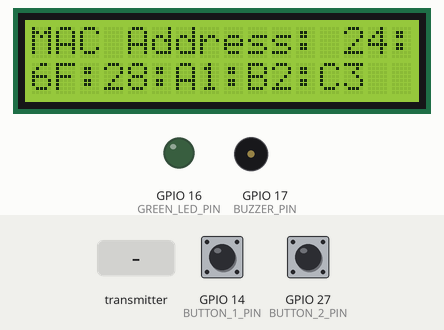
This program was run on a simulated ESP32. On the bench: 16×2 character LCD, output pins drawn as LEDs (lit = HIGH), buzzer (waves = sounding, pin HIGH). The inputs (shaded band) are chosen by the test bench; at power-on: GPIO 14 (BUTTON_1_PIN) HIGH, GPIO 27 (BUTTON_2_PIN) HIGH.

Above: at 0.8 s.
0.9 s: the transmitter starts sending morseCode.0 = 0
At 2.2 s:
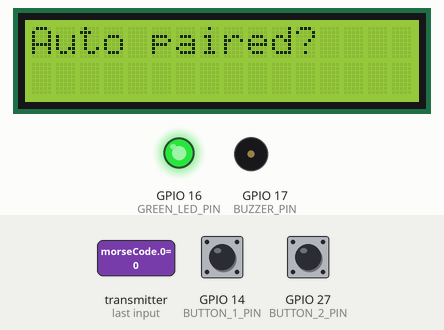
3.9 s: the transmitter starts sending isSpace = 1
At 4.8 s:
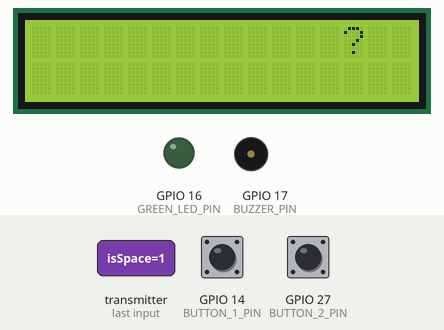
6.9 s: the transmitter starts sending isSpace = 0
At 7.2 s:
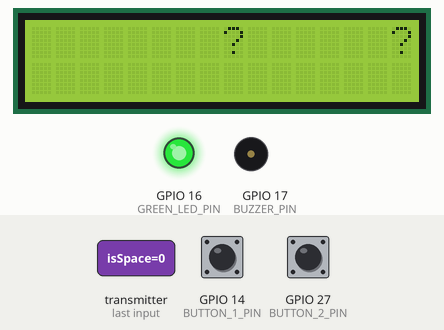
9.9 s: GPIO 14 (BUTTON_1_PIN) pulled LOW for 0.15 s
At 10.3 s:
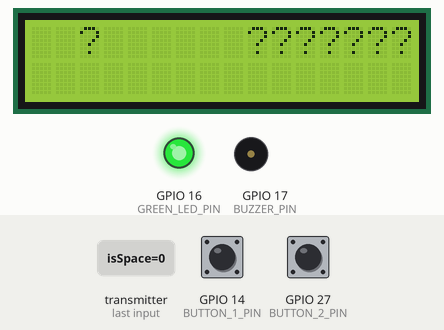
12.4 s: GPIO 14 (BUTTON_1_PIN) pulled LOW for 1 s
At 12.68 s:
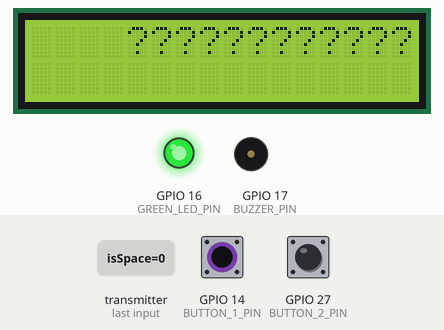
14.9 s: GPIO 14 (BUTTON_1_PIN) pulled LOW for 0.15 s
At 15.3 s:
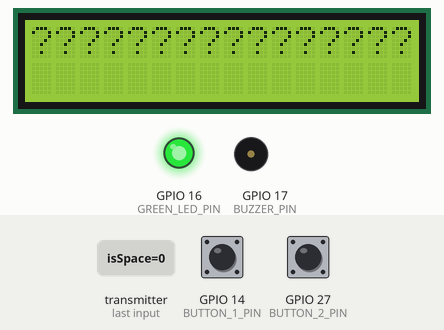
Timing chart, 0 to 17.9 s (numbered marks = the images above; inputs shaded):
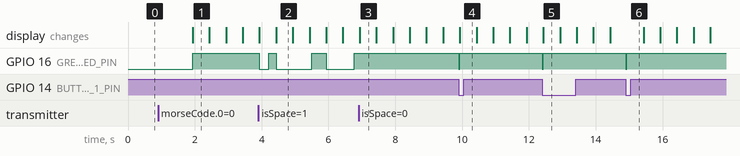

Measured:
- after the input at 0.9 s, GPIO 16 (GREEN_LED_PIN): LOW → HIGH after 1.0 s; the display: changes after 1.0 s (image 1)
- after the input at 3.9 s, GPIO 16 (GREEN_LED_PIN): goes LOW 0.28 s, HIGH 0.22 s, LOW 1.1 s, HIGH 0.44 s, LOW 0.84 s, then HIGH, starting at once
- after the input at 6.9 s, GPIO 16 (GREEN_LED_PIN): stops changing and stays HIGH; the display: changes at once (image 3)
- after the input at 9.9 s, GPIO 16 (GREEN_LED_PIN): HIGH → LOW at once, → HIGH 0.03 s later
- after the input at 12.4 s, GPIO 16 (GREEN_LED_PIN): HIGH → LOW at once, → HIGH 0.03 s later
- after the input at 14.9 s, GPIO 16 (GREEN_LED_PIN): HIGH → LOW at once, → HIGH 0.03 s later
- what the display in image 1 shows lasts 0.5 s, from 1.9 s to 2.4 s

The program:

main.cpp
```cpp
#include <Arduino.h>
#include <WiFi.h>
#include <esp_now.h>
#include <LiquidCrystal_I2C.h>


const int BUTTON_1_PIN = 14;
const int BUTTON_2_PIN = 27;
const int GREEN_LED_PIN = 16;
const int BUZZER_PIN = 17;


const int MAX_MESSAGE_SIZE = 128; // 128 bits = 16 bytes


const int LCD_COLS = 16;
const int LCD_ROWS = 2;


LiquidCrystal_I2C lcd(0x27, LCD_COLS, LCD_ROWS);


boolean pairedWithPeer = false;
uint8_t receiverMacAddress[6];
esp_now_peer_info_t peerInfo;

char hexadecimalCharacters[] = "0123456789ABCDEF";

// Morse code translations
const int AMOUNT_OF_TRANSLATABLE_CHARACTERS = 36;
char characters[] = "ABCDEFGHIJKLMNOPQRSTUVWXYZ1234567890";
String morseCodeCharacters[] = {"01", "1000", "1010", "100", "0", "0010", "110", "0000", "00", "0111", "101", "0100", "11", "10", "111", "0110", "1101", "010", "000", "1", "001", "0001", "011", "1001", "1011", "1100", "01111", "00111", "00011", "00001", "00000", "10000", "11000", "11100", "11110", "11111"};


// Message structure
typedef struct struct_message {
  boolean morseCode[MAX_MESSAGE_SIZE];
  int size;
  boolean isSpace;
} struct_message;

struct_message incomingReadings;


void lcdClearAndWrite(String text) {
  lcd.clear();
  lcd.setCursor(0, 0);

  for (int i = 0; i < text.length(); i++) {
    if (i == 16)
      lcd.setCursor(0, 1);

    lcd.write(text[i]);
  }
}


boolean isButtonPressed(int buttonNumber) {
  if (buttonNumber == 1) {
    return digitalRead(BUTTON_1_PIN) == LOW;
  } else if (buttonNumber == 2) {
    return digitalRead(BUTTON_2_PIN) == LOW;
  }
  return false;
}


int waitForButtonPress() {
  while (true) {

    if (pairedWithPeer) return 0;

    if (isButtonPressed(1)) {
      return 1;
    } else if (isButtonPressed(2)) {
      return 2;
    }
  }
}


void getPeerMacAddress() {

  int peerMacAddressDecimal[12];
  uint8_t peerMacAddressHex[6];

  lcdClearAndWrite("Enter peer MAC:");

  for (int i = 0; i < 12; i++) {

    if (pairedWithPeer) return;

    int characterIndex = 0;
    boolean confirmedCharacter = false;

    while (!confirmedCharacter) {

      lcd.setCursor(i, 1);
      lcd.write(hexadecimalCharacters[characterIndex]);

      int buttonPressed = waitForButtonPress();
      delay(300);
      if (buttonPressed == 1) {
        if (characterIndex < 15) {
          characterIndex++;
        } else {
          characterIndex = 0;
        }
      } else if (buttonPressed == 2) {
        confirmedCharacter = true;
        peerMacAddressDecimal[i] = characterIndex;
      }

    }

  }

  for (int i = 0; i < 12; i++) {
    if (i % 2 == 0) {
      // 16th place
      peerMacAddressHex[i / 2] = (uint8_t) 16 * peerMacAddressDecimal[i];
    } else {
      // 1s place
      peerMacAddressHex[(i-1) / 2] += (uint8_t) peerMacAddressDecimal[i];
    }
  }

  for (int i = 0; i < 6; i++) {
    receiverMacAddress[i] = peerMacAddressHex[i];
  }
  pairedWithPeer = true;

}


void playBuzzer(boolean isDash) {
  int delayTime = isDash ? 200 : 50;
  digitalWrite(BUZZER_PIN, HIGH);
  delay(delayTime);
  digitalWrite(BUZZER_PIN, LOW);
}


void setGreenLED(boolean lightOn) {
  digitalWrite(GREEN_LED_PIN, lightOn ? HIGH : LOW);
}


void onDataRecv(const uint8_t * mac, const uint8_t *incomingData, int len) {

  // Auto pair
  if (!pairedWithPeer) {
    for (int i = 0; i < 6; i++) {
      receiverMacAddress[i] = mac[i];
    }
    pairedWithPeer = true;

    lcdClearAndWrite("Auto paired");
    delay(1000);
    return;
  }

  setGreenLED(false);

  memcpy(&incomingReadings, incomingData, sizeof(incomingReadings));

  if (incomingReadings.isSpace) {
    lcd.print(" ");
    return;
  }

  String messageMorseCode = "";

  for (int i = 0; i < incomingReadings.size; i++) {
    boolean isDash = incomingReadings.morseCode[i];
    messageMorseCode += isDash ? "1" : "0";

    playBuzzer(isDash);
    delay(100);
  }

  // Linear search for translation (should be fine for small amount of characters)
  boolean foundCharacter = false;
  for (int i = 0; i < AMOUNT_OF_TRANSLATABLE_CHARACTERS; i++) {
    if (morseCodeCharacters[i].equals(messageMorseCode)) {
      lcd.print(characters[i]);
      foundCharacter = true;
    }
  }

  if (!foundCharacter) {
    lcd.print("?");
  }

  setGreenLED(true);
}


boolean sendMessage(boolean morseCode[], int messageSize, boolean isSpace) {
  struct_message message;
  message.size = messageSize;

  for (int i = 0; i < messageSize; i++) {
    message.morseCode[i] = morseCode[i];
  }
  message.isSpace = isSpace;
  esp_err_t result = esp_now_send(receiverMacAddress, (uint8_t *) &message, sizeof(message));

  return result == ESP_OK;
}

void listenForTypeMessage() {

  int timeSinceLastPress = 0;
  boolean isPressed = false;

  boolean messagePresent = false;

  boolean currentCharacter[128];
  int size = 0;

  while (timeSinceLastPress < 1200) {

    if (isButtonPressed(1)) {
      setGreenLED(false);

      timeSinceLastPress = 0;

      isPressed = true;
      messagePresent = true;

      boolean isDash = false;
      delay(200);
      if (isButtonPressed(1)) {
        isDash = true;
      } else {
        isPressed = false;
      }
      currentCharacter[size] = isDash;
      size++;

      while (isPressed) {
        if (!isButtonPressed(1)) {
          isPressed = false;
        }
      }
    } else if (isButtonPressed(2)) {
      // Send space
      sendMessage({}, 0, true);
      delay(500);
      return;
    }
    timeSinceLastPress++;
    delay(1);

  }

  if (messagePresent) {
    sendMessage(currentCharacter, size, false);
  }

}


void setup() {
  pinMode(BUTTON_1_PIN, INPUT);
  pinMode(BUTTON_2_PIN, INPUT);
  pinMode(GREEN_LED_PIN, OUTPUT);
  pinMode(BUZZER_PIN, OUTPUT);

  // Initialize LCD
  lcd.init();
  lcd.backlight();
  lcd.clear();

  // Set wifi mode: station
  WiFi.mode(WIFI_STA);

  // Initialize
  if (esp_now_init() != ESP_OK) {
    lcdClearAndWrite("Error initializing ESP-NOW");
    delay(100);
    return;
  }

  // Register receive message
  esp_now_register_recv_cb(onDataRecv);

  // Display MAC Address on LCD
  lcdClearAndWrite("MAC Address: " + WiFi.macAddress());
  while (!isButtonPressed(2) && !pairedWithPeer) {} // wait until button pressed
  delay(500);

  // Determine peer MAC Address
  if (!pairedWithPeer)
    getPeerMacAddress();

  // Register peer
  memcpy(peerInfo.peer_addr, receiverMacAddress, 6);
  peerInfo.channel = 0;
  peerInfo.encrypt = false;

  // Add peer
  if (esp_now_add_peer(&peerInfo) != ESP_OK) {
    lcdClearAndWrite("Failed to add peer");
    delay(100);
    return;
  }

  // Send message to auto pair
  sendMessage({}, 0, true);

  delay(500);

  lcd.clear();
  lcd.setCursor(LCD_COLS, 0);
  lcd.autoscroll();

}


void loop() {

  setGreenLED(true);

  listenForTypeMessage();


}
```
